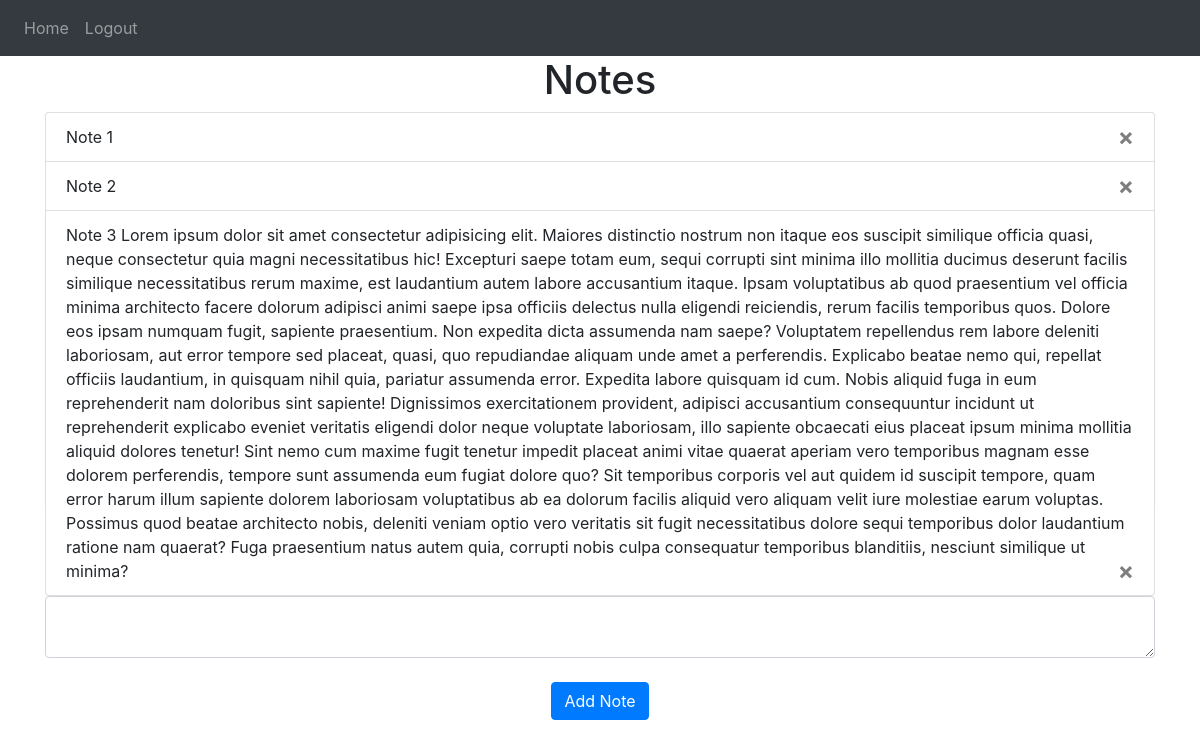
The app's page / (signed in) with its own data.
### website/models.py (models this page shows)
class Note(db.Model):
    id = db.Column(db.Integer, primary_key=True)
    data = db.Column(db.String(10000))
    date = db.Column(db.DateTime(timezone=True), default=func.now())
    user_id = db.Column(db.Integer, db.ForeignKey('user.id'))

### website/views.py (the view, shortened to what this page needs)
@views.route('/', methods=["GET","POST"])
@login_required
def home():
    return render_template('index.html', user=current_user)

### website/__init__.py (called while the page is built)
def create_app():
    app = Flask(__name__)
    app.config['SECRET_KEY'] = 'qwertyuiopasdfghjklzxcvbnm'
    app.config['SQLALCHEMY_DATABASE_URI'] = f'sqlite:///{DB_NAME}'
    db.init_app(app)
    from .views import views
    app.register_blueprint(views, url_prefix='/')
    from .auth import auth
    app.register_blueprint(auth, url_prefix='/')
    from .models import User,Note
    create_database(app)
    login_manager = LoginManager()
    login_manager.login_view = 'auth.login'
    login_manager.init_app(app)
    @login_manager.user_loader
    def load_user(id):
        return User.query.get(int(id))
    return app

### website/templates/index.html
{% extends "base.html" %}
{% block content %}
    <h1 align="center">Notes</h1>
    <ul class="list-group list-group-flash" id="notes">
        {% for note in user.notes %}
            <li class="list-group-item">
                {{ note.data }}
                <button type="button" class="close" onClick="deleteNote({{ note.id }})">
                    <span aria-hidden="true">&times;</span>
                </button>
            </li>
        {% endfor %}
    </ul>
    <form action="" method="post">
        <textarea name="note" id="note" class="form-control"></textarea>
        <br>
        <div align="center">
            <button type="submit" class="btn btn-primary">Add Note</button>
        </div>
    </form>
{% endblock content %}

### website/templates/base.html (shortened to what this page needs)
<!DOCTYPE html>
<html lang="en">
<head>
    <link rel="stylesheet" href="https://stackpath.bootstrapcdn.com/bootstrap/4.4.1/css/bootstrap.min.css">
    <link rel="stylesheet" href="https://stackpath.bootstrapcdn.com/font-awesome/4.7.0/css/font-awesome.min.css">
</head>
<body>
    <nav class="navbar navbar-expand-lg navbar-dark bg-dark">
        <div class="collapse navbar-collapse" id="navbar">
            <div class="navbar-nav">
                {% if user.is_authenticated %}
                    <a href="/" class="nav-item nav-link" id="home">Home</a>
                    <a href="/logout" class="nav-item nav-link" id="logout">Logout</a>
                {% else %}
                    <a href="/login" class="nav-item nav-link" id="login">Login</a>
                    <a href="/sign-up" class="nav-item nav-link" id="signUp">Sign Up</a>
                {% endif %}
            </div>
        </div>
    </nav>
    <div class="container">
        {% block content %}
        {% endblock content %}
    </div>
</body>
</html>

### records on screen
Note: data "Note 1"
Note: data "Note 2"
Note: data "Note 3 Lorem ipsum dolor sit amet consectetur adipisicing elit. Maiores distinctio nostrum non itaque eos suscipit similique officia quasi, neque consectetur quia magni necessitatibus hic! Excepturi saepe totam eum, sequi corrupti sint minima illo mollitia ducimus deserunt facilis similique necessitatibus rerum maxime, est laudantium autem labore accusantium itaque. Ipsam voluptatibus ab quod praesentium vel officia minima architecto facere dolorum adipisci animi saepe ipsa officiis delectus nulla eligendi reiciendis, rerum facilis temporibus quos. Dolore eos ipsam numquam fugit, sapiente praesentium. Non expedita dicta assumenda nam saepe? Voluptatem repellendus rem labore deleniti…"
